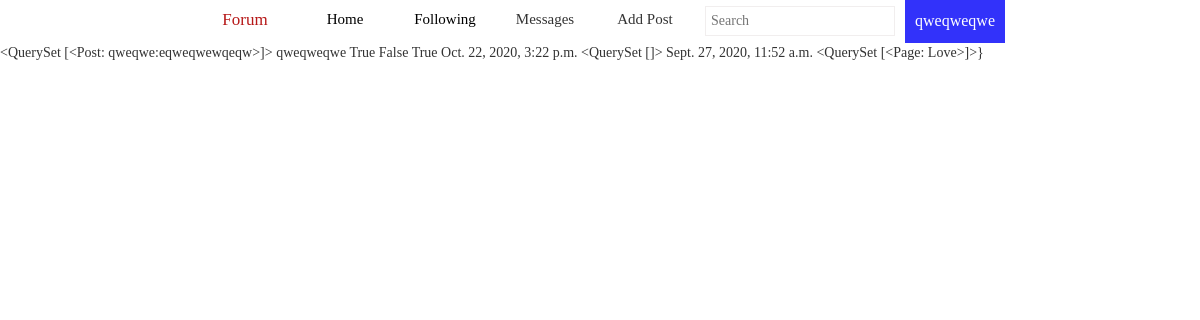
/post/eqweqwewqeqw (signed in), run on the app's committed database.
### project/models.py (models this page shows, shortened)
class User(AbstractUser):
    description = models.TextField(null=True, blank=True)
    pagesfollowed = models.ManyToManyField(Page, related_name="Userpages",blank=True)
    following = models.ManyToManyField("self", symmetrical=False, blank=True, related_name="Userfollowing")
    followers = models.ManyToManyField("self", symmetrical=False, blank=True, related_name="Userfollowers")
    age = models.IntegerField(null=True, blank=True)
    upvotedposts = models.ManyToManyField('Post', related_name='postupvotes',symmetrical=False,blank=True)
    image = models.ImageField(upload_to='pictures', default='/pictures/default.jpg', null=True, blank=True)
    def get_absolute_url(self):
        return reverse("profile", kwargs={"account": self.username})
    def __str__(self):
        return self.username

class Post(models.Model):
    username = models.ForeignKey(User, on_delete=models.CASCADE, related_name="userpost")
    title = models.CharField(max_length=200)
    body = models.TextField(null=False)
    date = models.DateTimeField(auto_now_add=True)
    category = models.ForeignKey(Page, on_delete=models.CASCADE, related_name="pagecategory")
    likes = models.IntegerField(null=True, default=0)
    slug = models.SlugField(max_length=100)
    def __str__(self):
        return (f'{self.username}:{self.title}')

class Page(models.Model):
    pagename = models.CharField(max_length=200)
    description = models.TextField(null=True, blank=True)
    followers = models.IntegerField(default=0)
    def __str__(self):
        return self.pagename

### project/views.py (the view)
# urls.py: path("post/<slug:postslug>",views.postview.as_view(),name="post"),
class postview(LoginRequiredMixin, View):
    login_url = '/login'
    def get(self, request, postslug):
        request.session['username'] = request.user.username
        for key, value in request.session.items():
            print('{} => {}'.format(key, value))
        post = Post.objects.filter(slug=postslug)
        return render(request, "project/post.html", {
            "postinfo": post
        })

### project/forms.py
class postform(forms.ModelForm):
    body = forms.CharField(label='', widget=forms.Textarea(attrs={
                           "placeholder": "Enter Your Text Here", "rows": 15, "cols": 70, "id": "formbody"}))
    title = forms.CharField(label='', widget=forms.TextInput(
        attrs={'placeholder': 'Add Title', 'id': 'formtitle'}))
    class Meta:
        model = Post
        fields = [
            'title',
            'body',
            'category',
        ]

class emailform(forms.ModelForm):
    recipient = forms.CharField(required=True, widget=forms.TextInput(
        attrs={'id': 'compose-recipients', 'class': 'form-control', 'placeholder': 'Recipient'}))
    body = forms.CharField(widget=forms.Textarea(attrs={
                           'id': 'compose-body', 'class': 'form-control', 'placeholder': 'Message', 'rows': 6}))
    class Meta:
        model = Email
        fields = [
            'recipient',
            'subject',
            'body'
        ]
        widgets = {
            'subject': forms.TextInput(attrs={'id': 'compose-subject', 'class': 'form-control', 'placeholder': 'Subject'}),
        }

### project/context_processors.py (called while the page is built)
def form_processor(request):
 form = postform(auto_id=True)
 email = emailform()
 return {'form': form,'email':email}

### project/templates/project/post.html
{% extends "project/layout.html" %}
{% block body %}
{{postinfo}}
{{request.session.username}}
{{request.user.is_active}}
{{request.user.is_staff}}
{{request.user.is_authenticated}}
{{request.user.last_login}}
{{request.user.user_permissions.all}}
{{request.user.date_joined}}
{{request.user.pagesfollowed.all}}}
{% endblock %}

### project/templates/project/layout.html (shortened to what this page needs)
{% load static %}
<!DOCTYPE html>
<html lang="en">
    <head>
        <link href="//maxcdn.bootstrapcdn.com/bootstrap/3.3.0/css/bootstrap.min.css" rel="stylesheet" id="bootstrap-css">
        <link href="{% static 'project/styles.css' %}" rel="stylesheet">
    </head>
    <body>
        <div id = "navwrapper">
            <nav id = "nav">
                <a class = "nav-link" href = "{% url "index" %}"><button class = "nav-forum">Forum</button></a>
                <a class = "nav-link" href = "{% url "index" %}"><button class = "nav-item">Home</button></a>
                <a class = "nav-link" href = "{% url "following" %}"><button class = "nav-item">Following</button></a>
                <button id = "messagebutton" class = "nav-item">Messages</button>
                <button onclick = "openform()" class = "nav-item">Add Post</button>
                <input id = "searchbar" placeholder="Search" type = "text">
                <div class="dropdown">
                    <button onclick="myFunction()" class="dropbtn">{{request.user}}</button>
                </div>
            </nav>
        </div>
        <div class = "body">
            {% block body %}
            {% endblock %}
        </div>
    </body>
</html>

### project/static/project/styles.css (style rules this page uses)
body { font-family: Comic Sans MS; margin: 0; padding: 0; }
a { color: black; text-decoration: none; }
#nav { display: flex; flex-direction: row; flex-wrap: wrap; justify-content: center; }
#navwrapper { text-align: center; }
.nav-item { height: 40px; font-family: Comic Sans MS; background-color: white; border: none; outline: none; width: 100px; text-align: center; font-size: 1.5rem; }
.nav-link { text-decoration: none; color: black; }
.nav-forum { height: 40px; font-family: Comic Sans MS; background-color: white; color: rgb(182, 24, 24); border: none; outline: none; width: 100px; text-align: center; font-size: 1.7rem; cursor: pointer; }
#searchbar { margin-top: auto; margin-bottom: auto; margin-right: 10px; margin-left: 10px; outline: none; border: 1px solid rgb(241, 238, 238); height: 30px; outline: none; padding: 5px; }
.dropbtn { width: 100px; background-color:rgb(50, 50, 250); color: white; font-size: 16px; border: none; cursor: pointer; padding: 10px; outline: none; }
.dropdown { position: relative; display: inline-block; }

### data on the page
User: user "qweqweqwe", session.username "qweqweqwe", user.is_active "True", user.is_staff "False", user.is_authenticated "True", user.last_login "Oct. 22, 2020, 3:22 p.m.", user.user_permissions.all "<QuerySet []>", user.date_joined "Sept. 27, 2020, 11:52 a.m.", user.pagesfollowed.all "<QuerySet [<Page: Love>]>"
Post: username+title "<QuerySet [<Post: qweqwe:eqweqwewqeqw>]>"
